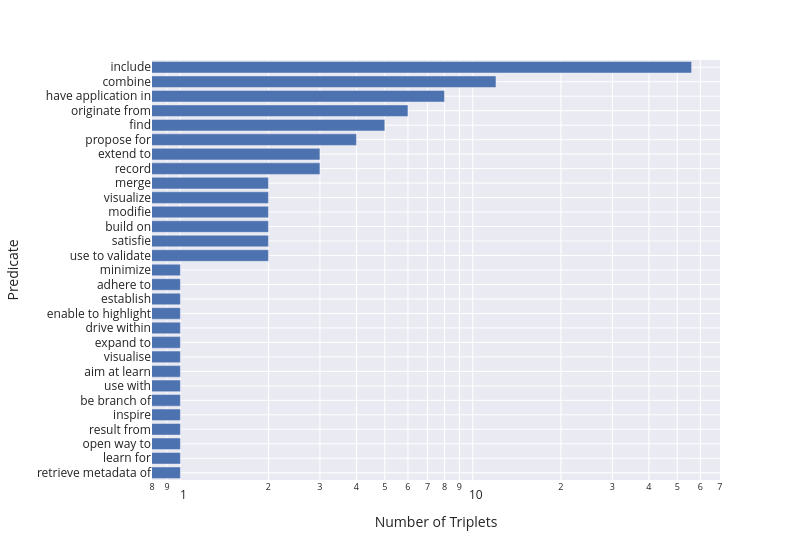

Notebook code for this chart:
### Code cell
fig = px.bar(
    data_frame = relation_level.sort_values(by = "number-of-triples", ascending = False).reset_index()[::20][::-1],
    y = "predicate",
    x = "number-of-triples",
    width = 800,
    log_x=True
)
fig.update_layout(xaxis_title = 'Number of Triplets', yaxis_title = "Predicate")
save_fig(fig, 'top_10_most_frequent_predicates.svg')
show(fig)

### Figure 1 — Plotly figure (JSON) as saved in the notebook; plotly's stock layout.template omitted (floating-point values rounded to 4 significant figures)
{"data": [{"hovertemplate": "number-of-triples=%{x}<br>predicate=%{y}<extra></extra>", "legendgroup": "", "marker": {"color": "rgb(76,114,176)", "pattern": {"shape": ""}}, "name": "", "orientation": "h", "showlegend": false, "textposition": "auto", "type": "bar", "x": [1, 1, 1, 1, 1, 1, 1, 1, 1, 1, 1, 1, 1, 1, 1, 2, 2, 2, 2, 2, 2, 3, 3, 4, 5, 6, 8, 12, 56], "xaxis": "x", "y": ["retrieve metadata of", "learn for", "open way to", "result from", "inspire", "be branch of", "use with", "aim at learn", "visualise", "expand to", "drive within", "enable to highlight", "establish", "adhere to", "minimize", "use to validate", "satisfie", "build on", "modifie", "visualize", "merge", "record", "extend to", "propose for", "find", "originate from", "have application in", "combine", "include"], "yaxis": "y"}], "layout": {"barmode": "relative", "font": {"size": 12}, "legend": {"tracegroupgap": 0}, "margin": {"t": 60}, "width": 800, "xaxis": {"anchor": "y", "domain": [0, 1], "title": {"text": "Number of Triplets"}, "type": "log"}, "yaxis": {"anchor": "x", "domain": [0, 1], "title": {"text": "Predicate"}}}}
